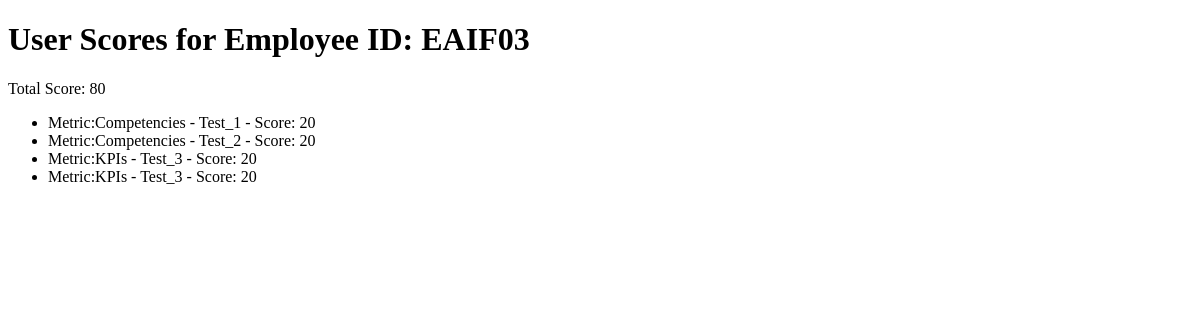
Page /finalscore/3 on the earlier database version.
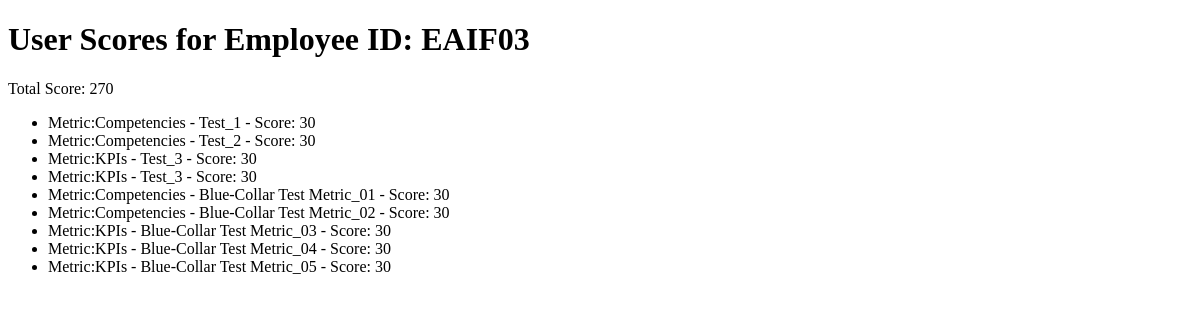
Same page on the later database version.
### pms/models.py (models this page shows, shortened)
class UserScore(models.Model):
    employee = models.ForeignKey(Employee, on_delete=models.CASCADE)
    metric = models.ForeignKey(Metric, on_delete=models.CASCADE)
    score = models.PositiveSmallIntegerField()
    evaluation = models.ForeignKey(Evaluation, on_delete=models.CASCADE)

class Metric(models.Model):
    name = models.CharField(max_length=100)
    metric_weight = models.PositiveSmallIntegerField()
    category = models.ForeignKey(Category, on_delete=models.CASCADE)

class Category(models.Model):
    name = models.CharField(max_length=100)
    weight = models.PositiveSmallIntegerField()
    template = models.ManyToManyField(Template)

class Employee(models.Model):
    full_name = models.CharField(max_length=500)
    hr_code = models.CharField(max_length=50)
    joining_date = models.DateField()
    level = models.ForeignKey(Level, on_delete=models.CASCADE)

### pms/views.py (the view)
# urls.py: path('finalscore/<int:employee_id>', EmployeeScoreView.as_view(), name='final_score'),
class EmployeeScoreView(ListView):
    model = UserScore
    template_name = 'pms/finalscore.html'
    context_object_name = 'user_scores'
    def get_queryset(self):
        employee_id = self.kwargs.get('employee_id')
        return UserScore.objects.filter(employee_id=employee_id)
    def get_context_data(self, **kwargs):
        context = super().get_context_data(**kwargs)
        employee_id = self.kwargs.get('employee_id')
        total_score = UserScore.objects.filter(employee_id=employee_id).aggregate(total_score=Sum('score'))
        context['total_score'] = total_score['total_score']  # or 0 if None
        return context

### templates/pms/finalscore.html (shortened to what this page needs)
<!DOCTYPE html>
<html lang="en">
<head>
</head>
<body>
    <h1>User Scores for Employee ID: {{ user_scores.first.employee.hr_code }}</h1>
<p>Total Score: {{ total_score }}</p>
<ul>
    {% for score in user_scores %}
        <li>Metric:{{ score.metric.category.name }} -  {{ score.metric.name }} - Score: {{ score.score }}</li>
    {% endfor %}
</ul>
</body>
</html>

Differences in the rows shown:
changed UserScore "Test_1": score "20" → "30"
changed UserScore "Test_2": score "20" → "30"
changed UserScore (number 3 of 9 on the later page): score "20" → "30"
changed UserScore (number 4 of 9 on the later page): score "20" → "30"
added UserScore: metric.category.name "Competencies", metric.name "Blue-Collar Test Metric_01", score "30"
added UserScore: metric.category.name "Competencies", metric.name "Blue-Collar Test Metric_02", score "30"
added UserScore: metric.category.name "KPIs", metric.name "Blue-Collar Test Metric_03", score "30"
added UserScore: metric.category.name "KPIs", metric.name "Blue-Collar Test Metric_04", score "30"
added UserScore: metric.category.name "KPIs", metric.name "Blue-Collar Test Metric_05", score "30"
Other differences:
{{ total_score }}: "80" → "270"
